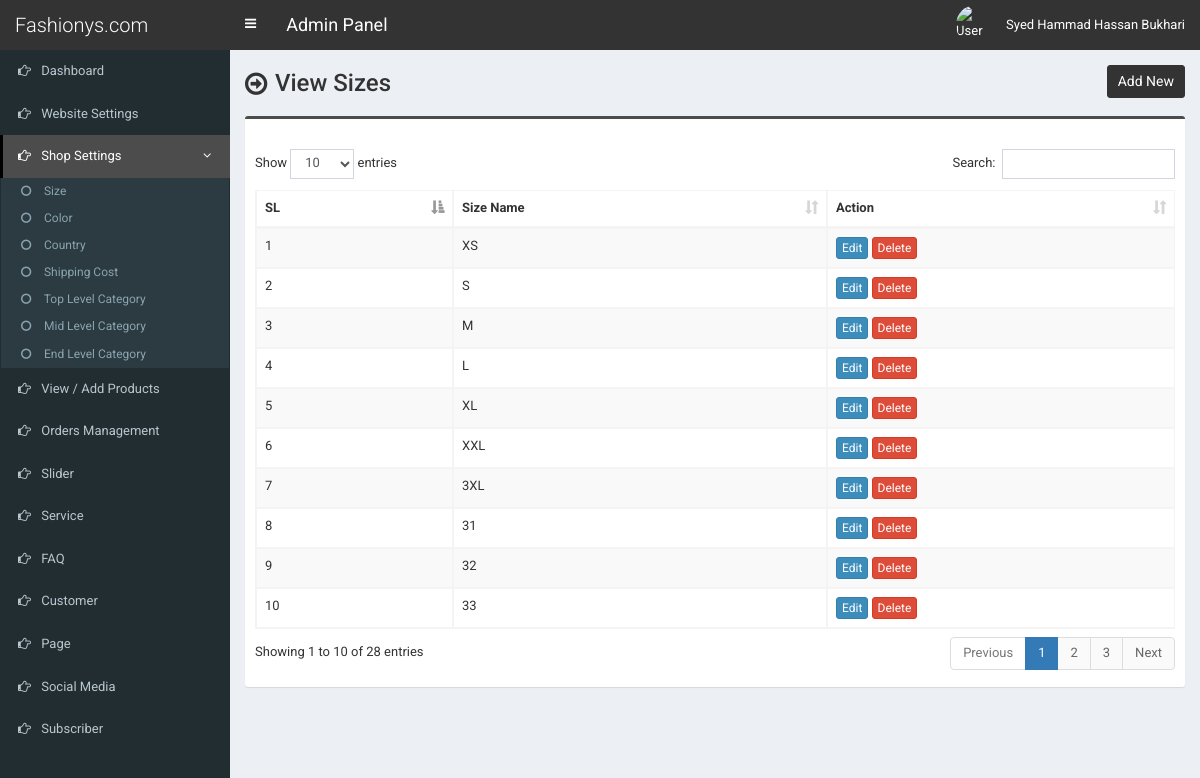
The page /admin/size.php (signed in) on the database its author committed.
### tables this page shows
CREATE TABLE `tbl_size` (
  `size_id` int(11) NOT NULL,
  `size_name` varchar(255) NOT NULL
);

### admin/size.php (the view, shortened to what this page needs)
<?php require_once('header.php'); ?>
<section class="content-header">
	<div class="content-header-left">
		<h1>View Sizes</h1>
	</div>
	<div class="content-header-right">
		<a href="size-add.php" class="btn btn-primary btn-sm">Add New</a>
	</div>
</section>
<section class="content">
  <div class="row">
    <div class="col-md-12">
      <div class="box box-info">
        <div class="box-body table-responsive">
          <table id="example1" class="table table-bordered table-striped">
			<thead>
			    <tr>
			        <th>SL</th>
			        <th>Size Name</th>
			        <th>Action</th>
			    </tr>
			</thead>
            <tbody>
            	<?php
            	$i=0;
            	$statement = $pdo->prepare("SELECT * FROM tbl_size ORDER BY size_id ASC");
            	$statement->execute();
            	$result = $statement->fetchAll(PDO::FETCH_ASSOC);
            	foreach ($result as $row) {
            		$i++;
            		?>
					<tr>
	                    <td><?php echo $i; ?></td>
	                    <td><?php echo $row['size_name']; ?></td>
	                    <td>
	                        <a href="size-edit.php?id=<?php echo $row['size_id']; ?>" class="btn btn-primary btn-xs">Edit</a>
	                        <a href="#" class="btn btn-danger btn-xs" data-href="size-delete.php?id=<?php echo $row['size_id']; ?>" data-toggle="modal" data-target="#confirm-delete">Delete</a>
	                    </td>
	                </tr>
            		<?php
            	}
            	?>
            </tbody>
          </table>
        </div>
      </div>
</section>
<?php require_once('footer.php'); ?>

### admin/style.css (style rules this page uses)
body { font-size: 13px; font-family: 'Roboto', sans-serif; }
.content-header>h1, .content-header .content-header-left h1 { font-family: 'Roboto', sans-serif; }
.box-info { padding-top: 20px; }
.content-header { overflow: hidden; }
.content-header .content-header-left { float: left; padding-top: 5px; }
.content-header .content-header-right { float: right; }
.content-header .content-header-left h1 { margin-top: 0; margin-bottom: 0; padding-left: 30px; padding-bottom: 5px; font-size: 24px; position: relative; }
.content-header .content-header-left h1:before { position: absolute; top: 0; left: 0; font-family: 'FontAwesome', sans-serif; font-size: 26px; content: '\f18e'; }
.content-header .content-header-right a { position: relative; font-size: 14px; }
.box.box-info { border-top-color: #4c4c4c; }
.content-header .content-header-right a { background-color: #333333; border-color: #333333; }

### rows shown on the page
tbl_size: size_name "XS"
tbl_size: size_name "S"
tbl_size: size_name "M"
tbl_size: size_name "L"
tbl_size: size_name "XL"
tbl_size: size_name "XXL"
tbl_size: size_name "3XL"
tbl_size: size_name "31"
tbl_size: size_name "32"
tbl_size: size_name "33"

### other values the page prints
$_SESSION['user']['full_name'] "Syed Hammad Hassan Bukhari"
